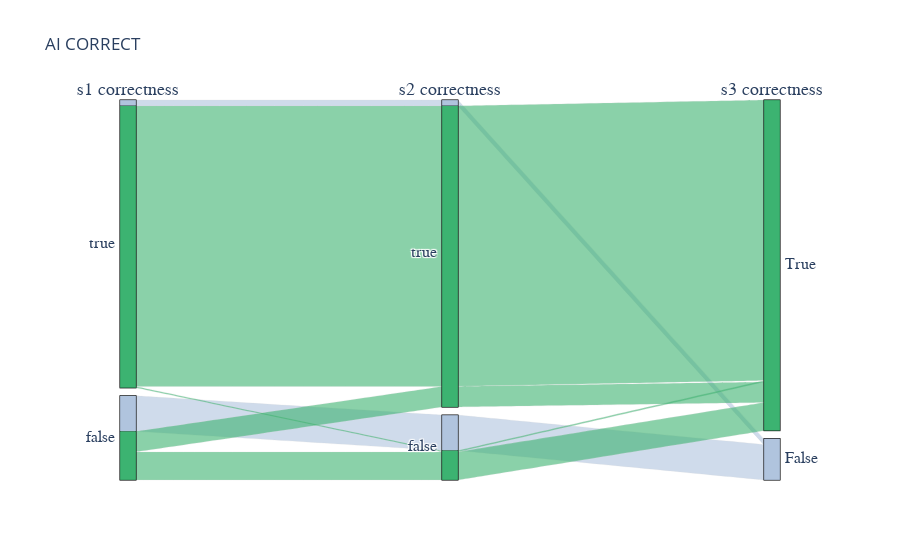
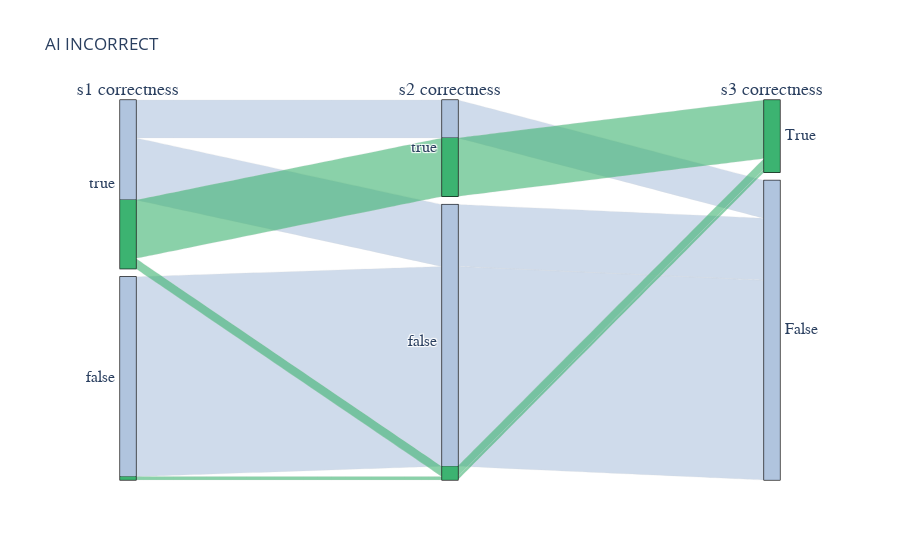

Notebook source saved alongside these figures, in order:
### Code cell
# user acc across steps

data = {
    'ai_correct': [],
    's1_correct': [],
    's2_correct': [],
    's3_correct': []
}

for index, row in filtered_df.iterrows():
    ai,s1,s2,s3 = 0,0,0,0
    for i in range(1, 21):
        if row[f"{i}_ai"] == row[f"{i}_gt"]: 
            data['ai_correct'].append(True)
        else:
            data['ai_correct'].append(False)
        if row[f"{i}_1"] == row[f"{i}_gt"]: 
            data['s1_correct'].append(True)
        else:
            data['s1_correct'].append(False)
        if row[f"{i}_2"] == row[f"{i}_gt"]: 
            data['s2_correct'].append(True)
        else:
            data['s2_correct'].append(False)
        if row[f"{i}_3"] == row[f"{i}_gt"]: 
            data['s3_correct'].append(True)
        else:
            data['s3_correct'].append(False)
data = pd.DataFrame(data)

plot_parallel(data, True)
plot_parallel(data, False)

### Figure 1 — Plotly figure (JSON) as saved in the notebook; plotly's stock layout.template omitted (floating-point values rounded to 4 significant figures; data arrays with more than 128 entries replaced by an {"elided": "..."} marker saying what was removed)
{"data": [{"arrangement": "freeform", "dimensions": [{"categoryarray": [true, false], "label": "s1 correctness", "values": {"elided": "252 bool values"}}, {"categoryarray": [true, false], "label": "s2 correctness", "values": {"elided": "252 bool values"}}, {"categoryarray": [true, false], "label": "s3 correctness", "ticktext": ["True", "False"], "values": {"elided": "252 bool values"}}], "hoverinfo": "count+probability", "hoveron": "color", "labelfont": {"family": "Times", "size": 18}, "line": {"color": {"elided": "252 int values"}, "colorscale": [[0, "lightsteelblue"], [1, "mediumseagreen"]]}, "tickfont": {"family": "Times", "size": 16}, "type": "parcats"}], "layout": {"title": {"text": "AI CORRECT"}}}

### Figure 2 — Plotly figure (JSON) as saved in the notebook; plotly's stock layout.template omitted (floating-point values rounded to 4 significant figures)
{"data": [{"arrangement": "freeform", "dimensions": [{"categoryarray": [true, false], "label": "s1 correctness", "values": [false, true, false, true, false, true, false, false, true, true, false, false, false, false, true, true, false, true, false, false, true, true, false, false, true, false, false, true, false, true, true, false, true, true, false, false, false, true, true, true, false, false, false, true, true, true, false, true, true, true, true, true, false, false, true, true, false, false, true, false, true, true, true, true, true, false, false, false, true, true, false, false, false, false, false, true, false, false, false, true, false, true, false, true, false, false, true, true, false, true, false, false, true, true, false, false, false, false, false, true, true, false, true, false, false, false, false, false]}, {"categoryarray": [true, false], "label": "s2 correctness", "values": [false, true, false, true, false, false, false, false, true, true, false, false, false, false, false, true, false, true, false, false, true, true, false, false, false, false, false, true, false, false, false, false, false, false, false, false, false, false, true, true, false, false, false, false, false, true, false, true, false, false, false, false, false, false, true, true, false, false, true, false, true, true, true, true, true, false, false, false, true, false, false, false, false, false, false, false, false, false, false, false, false, false, false, false, false, false, true, false, false, true, false, false, true, true, false, false, false, false, false, true, false, false, true, false, false, false, false, false]}, {"categoryarray": [true, false], "label": "s3 correctness", "ticktext": ["True", "False"], "values": [false, false, false, true, false, false, false, false, true, true, false, false, false, false, true, false, false, true, false, false, true, false, false, false, false, false, false, false, false, false, false, false, true, false, false, false, false, false, true, true, false, false, false, false, true, false, false, false, false, false, false, false, false, false, false, true, false, false, true, false, false, false, true, true, false, false, false, false, true, false, false, false, false, false, false, false, false, false, false, false, false, false, false, false, false, false, true, false, false, true, false, false, true, true, false, false, false, false, false, true, false, false, false, false, true, false, false, false]}], "hoverinfo": "count+probability", "hoveron": "color", "labelfont": {"family": "Times", "size": 18}, "line": {"color": [0, 0, 0, 1, 0, 0, 0, 0, 1, 1, 0, 0, 0, 0, 1, 0, 0, 1, 0, 0, 1, 0, 0, 0, 0, 0, 0, 0, 0, 0, 0, 0, 1, 0, 0, 0, 0, 0, 1, 1, 0, 0, 0, 0, 1, 0, 0, 0, 0, 0, 0, 0, 0, 0, 0, 1, 0, 0, 1, 0, 0, 0, 1, 1, 0, 0, 0, 0, 1, 0, 0, 0, 0, 0, 0, 0, 0, 0, 0, 0, 0, 0, 0, 0, 0, 0, 1, 0, 0, 1, 0, 0, 1, 1, 0, 0, 0, 0, 0, 1, 0, 0, 0, 0, 1, 0, 0, 0], "colorscale": [[0, "lightsteelblue"], [1, "mediumseagreen"]]}, "tickfont": {"family": "Times", "size": 16}, "type": "parcats"}], "layout": {"title": {"text": "AI INCORRECT"}}}
